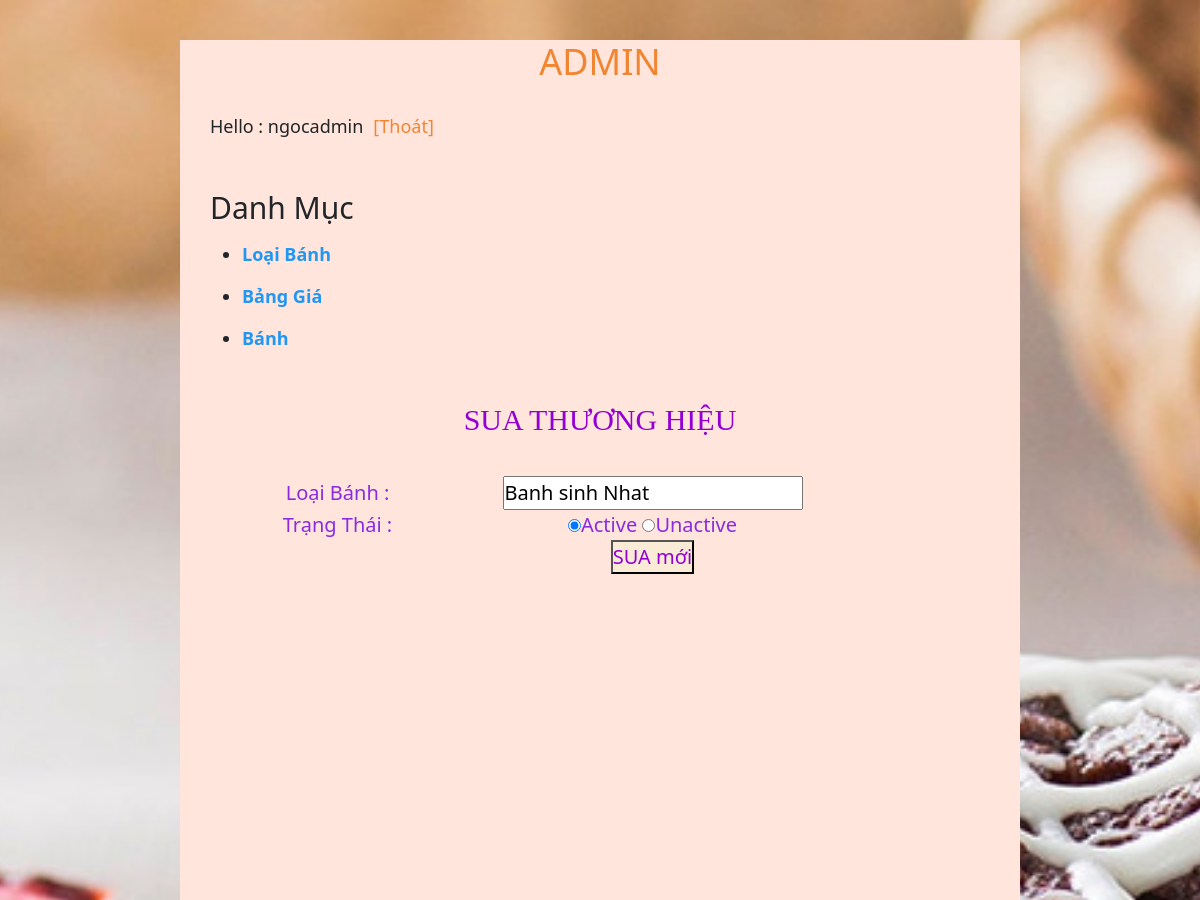
Before: /admin/?request=suaTH&idsua=2&trangt=1 (signed in, upper part) with the older database file.
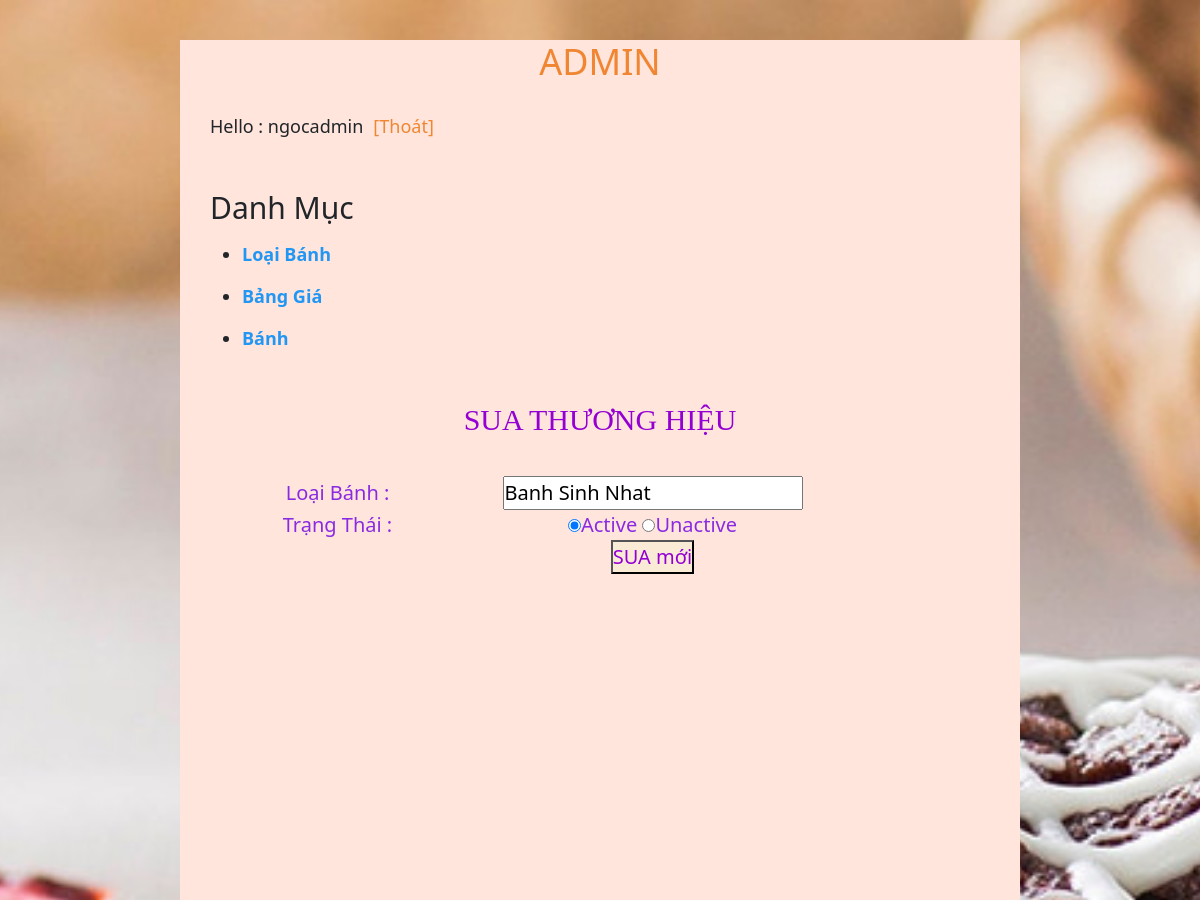
After: the same page with the newer database file.
### tables this page shows
CREATE TABLE `thuonghieu` (
  `id` int(11) NOT NULL,
  `name` varchar(30) NOT NULL,
  `trangthai` tinyint(1) NOT NULL DEFAULT 1
);

### models/adminModel.php (called while the page is built, shortened)
<?php
class  adminModel{
var $connect;
	function __construct(){
		$this->connect= new MYSQLi("localhost","root","","php");
	}
	function selectTH(){
		$id=$_GET['idsua'];
		$result=$this->connect->query("select*from thuonghieu where id = '$id'");
		return $result;
	}
}
?>

### views/admin/thuonghieu/suaTH.php (the view, shortened to what this page needs)
<?php foreach($TH as $item): ?>
<section class="thuonghieu">
				<h1>SUA THƯƠNG HIỆU</h1>
				<section class="alert-danger"><?=$alert??''?></section><br>
			<section>
				<form method="POST">
					<table width="75%" cellspacing="0">
						<tbody>
						<tr>
							<td width="50%">Loại Bánh :</td>
							<td ><input type="text" name="suaTH" value="<?php echo	$item['name'] ?>" class="tenTH" required></td>
						</tr>
						<tr>
							<td width="50%">Trạng Thái :</td>
							<td>
								<input type="radio" name="tt" checked value="1">Active
								<input type="radio" name="tt" value="0">Unactive
							</td>
						</tr>
						<tr>
							<td></td>
							<td><input  type="submit" value="SUA mới" name="" style="color: darkviolet;background-color: antiquewhite;"></td>
						</tr>
						</tbody>
					</table>
				</form>
				</section>
				</section>
<?php endforeach; ?>

Changed rows visible on the page:
changed thuonghieu: suaTH "Banh sinh Nhat" → "Banh Sinh Nhat"
